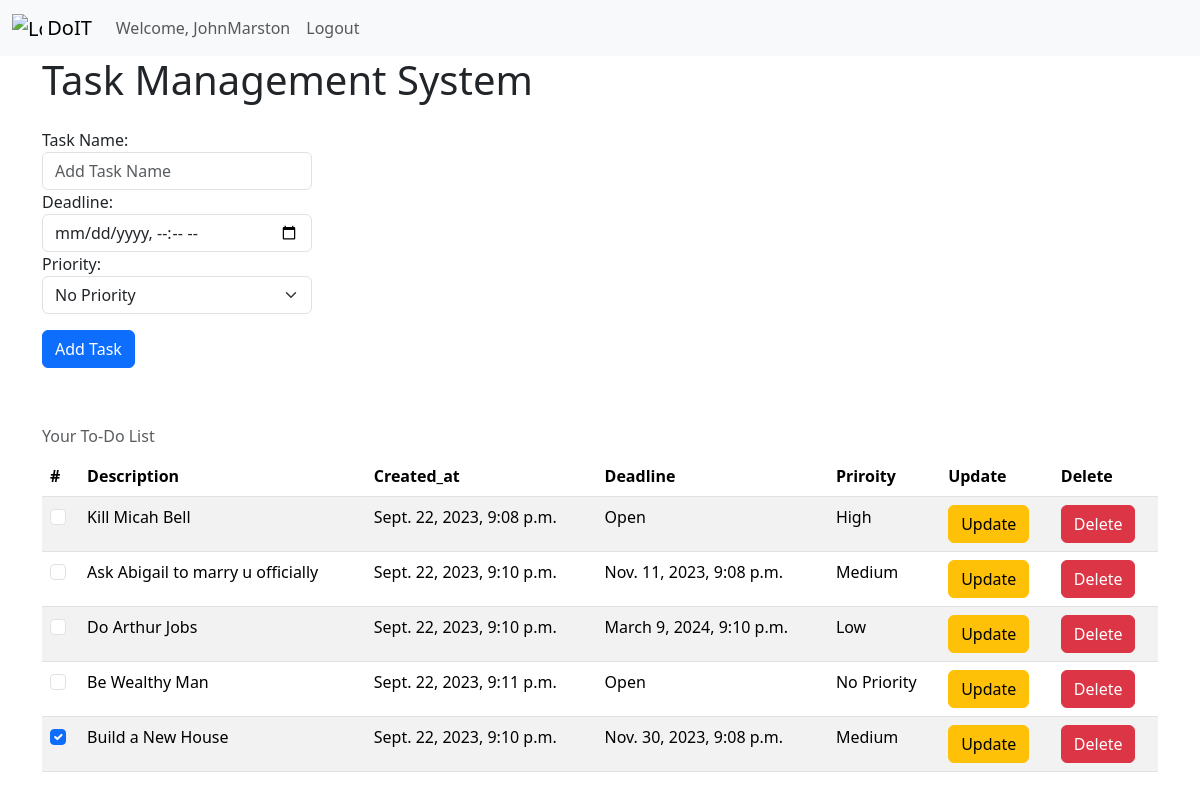
The page / (signed in) on the database its author committed.
### myApp/models.py (models this page shows)
class Task(models.Model):
  ID = models.BigAutoField(auto_created = True, primary_key=True, verbose_name="ID")
  user = models.ForeignKey(User, on_delete=models.CASCADE, blank=False)
  description = models.TextField(max_length=255)
  deadline = models.DateTimeField(null=True, blank=True)
  active = models.BooleanField(default=True)
  priority = models.IntegerField(default=0)
  created_at = models.DateTimeField(auto_now_add=True, blank=True)
  updated_at = models.DateTimeField(auto_now=True)

### myApp/views.py (the view)
# urls.py: path("", views.index, name="index"),
def index(request):
    if request.user.is_authenticated:
        if request.method == "POST":
            form = TaskForm(request.POST or None)
            if form.is_valid():
                task = Task(
                    user = request.user,
                    description= form.cleaned_data["description"],
                    deadline = form.cleaned_data["deadline"],
                    priority= int(form.cleaned_data["priority"])
                )
                task.save()
        else:
            form = TaskForm()
        Tasks = Task.objects.filter(user=request.user).order_by("-active", "-priority", "deadline")
        context = {"Tasks": Tasks, "form": form, "prioritySentence": priority}
        return render(request, "Home/home.html", context)
    else:
        return redirect("login")

### myApp/forms.py (shortened to what this page needs)
class TaskForm(forms.ModelForm):
    description = forms.CharField(
      label="Task Name",
      widget=forms.TextInput(attrs={"class" : "form-control", "placeholder":"Add Task Name"})
      )
    deadline = forms.DateTimeField(
      label="Deadline",
      required=False,
      widget=DateTimeInput(attrs={"type": "datetime-local", "class" : "form-control" , "placeholder":"deadline date"}),
      )
    priority =  forms.ChoiceField(
        label="Priority",
        widget=forms.Select(attrs={"class" : "form-select", "placeholder":"Select Priority"}),
        choices=[
            (0, "No Priority"),
            (3, "High"),
            (2, "Medium"),
            (1, "Low"),
        ],
    )
    class Meta:
        model = Task
        fields = [
          "description",
          "deadline",
          "priority"
        ]
    def __init__(self, *args, **kwargs):
        super().__init__(*args, **kwargs)

### myApp/templates/Home/home.html (shortened to what this page needs)
<!DOCTYPE html>
<html lang="en">
  {% load static %}
	<head>
		<link href="{% static 'css/bootstrap.css' %}" rel="stylesheet" />
    <link href="{% static 'css/error.css' %}" rel="stylesheet" />
	</head>
	<body>
    {% include "Home/navbar.html" %}
    <div class="container-md">
      <h1>Task Management System</h1>
      <form class="row row-cols-lg-auto g-3 align-items-center" action="{% url "index" %}" method='POST'>
        <div class="row g-3">
            <div class="col-sm-9">
              {{ form.as_div }}
            </div>
            <div>
              <input class="btn btn-primary" type="submit" value="Add Task">
            </div>
        </div>
      </form>
      <br>
      <br>
      <div>
        <table class="table table-striped caption-top">
        <caption>Your To-Do List</caption>
          <thead>
            <tr>
              <th scope="col">#</th>
              <th scope="col">Description</th>
              <th scope="col">Created_at</th>
              <th scope="col">Deadline</th>
              <th scope="col">Priroity</th>
              <th scope="col">Update</th>
              <th scope="col">Delete</th>
            </tr>
          </thead>
          <tbody>
            {% for field in Tasks %}
              <tr>
                <th scope="row">
                  <div>
                    {% if field.active == False %}
                      <input class="form-check-input" type="checkbox" checked onChange="checkButton(this, {{field.ID}})" value="" id="defaultCheck1">
                    {% else %}
                      <input class="form-check-input" type="checkbox" onChange="checkButton(this, {{field.ID}})" value="" id="defaultCheck1">
                    {% endif %}
                  </div>
                </th>
                <td>{{field.description}}</td>
                <td>{{field.created_at}}</td>
                {% if field.deadline == None  %}
                  <td>{{"Open"}}</td>
                {% else %}
                  <td>{{field.deadline}}</td>
                {%endif%}
                {% for num, str in prioritySentence.items %}
                  {% if num == field.priority %}
                    <td>{{str}}</td>
                  {% endif %}
                {% endfor %}
                <td><a href="{% url "updateTask" id=field.ID %}" class="btn btn-warning">Update</a></td>
                <td>
                  <form method="DELETE" action="{% url "DeleteTask" id=field.ID %}">
                    <input type="submit" class="btn btn-danger" value="Delete">
                  </form>
                </td>
              </tr>
            {% endfor %}
          </tbody>
        </table>
		</div>
	</body>
</html>

### myApp/templates/Home/navbar.html (shortened to what this page needs)
{% block content %}
<nav class="navbar navbar-expand-lg bg-body-tertiary">
	<div class="container-fluid">
    <a class="navbar-brand" href="#">
      <img src="https://getbootstrap.com/docs/5.3/assets/brand/bootstrap-logo.svg" alt="Logo" width="30" height="24" class="d-inline-block align-text-top">
      DoIT
    </a>
		<div class="collapse navbar-collapse" id="navbarSupportedContent">
				<ul class="navbar-nav mr-auto">
					{% if user.is_authenticated %}
          <li class="nav-item">
            <a class="nav-link" href="#">Welcome, {{user.username}}</a>
          </li>
					<li class="nav-item">
						<a class="d-flex nav-link" href="/logout">Logout</a>
					</li>
					{% else %}
					<li class="nav-item">
						<a class="d-flex nav-link" href="/login">Login</a>
					</li>
					{% endif %}
				</ul>
			</div>
		</div>
</nav>
{% endblock %}

### rows shown on the page
Task: description "Kill Micah Bell", created_at "Sept. 22, 2023, 9:08 p.m.", value "Open", prioritySentence "High"
Task: description "Ask Abigail to marry u officially", created_at "Sept. 22, 2023, 9:10 p.m.", deadline "Nov. 11, 2023, 9:08 p.m.", prioritySentence "Medium"
Task: description "Do Arthur Jobs", created_at "Sept. 22, 2023, 9:10 p.m.", deadline "March 9, 2024, 9:10 p.m.", prioritySentence "Low"
Task: description "Be Wealthy Man", created_at "Sept. 22, 2023, 9:11 p.m.", value "Open", prioritySentence "No Priority"
Task: description "Build a New House", created_at "Sept. 22, 2023, 9:10 p.m.", deadline "Nov. 30, 2023, 9:08 p.m.", prioritySentence "Medium"

### other values the page prints
{{ user.username }} "JohnMarston"
